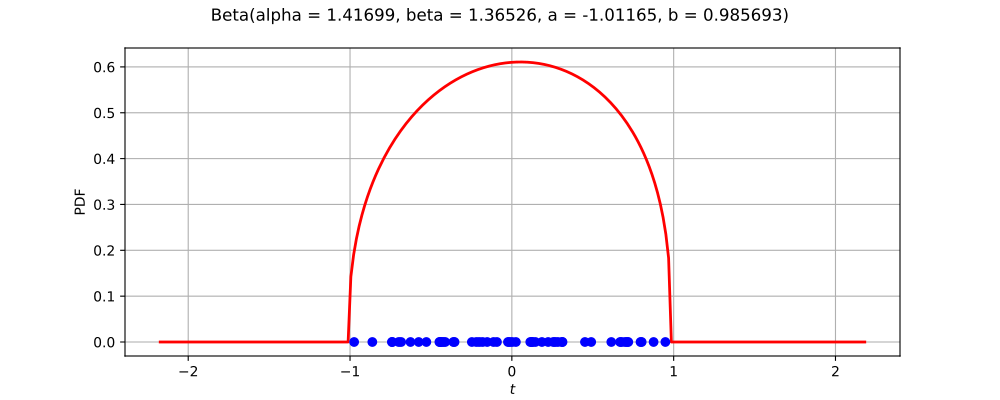

Here is the Python script that generated this plot:
import openturns as ot
from matplotlib import pyplot as plt
from openturns.viewer import View
ot.RandomGenerator.SetSeed(0)
factory = ot.BetaFactory()
ref = factory.build()
dimension = ref.getDimension()
if dimension <= 2:
    if dimension == 1:
        sample = ref.getSample(50)
        distribution = factory.build(sample)
        distribution.setDescription(['$t$'])
        pdf_graph = distribution.drawPDF(256)
        cloud = ot.Cloud(sample, ot.Sample(sample.getSize(), 1))
        cloud.setColor('blue')
        cloud.setPointStyle('fcircle')
        pdf_graph.add(cloud)
        pdf_graph.setTitle(str(distribution))
        fig = plt.figure(figsize=(10, 4))
        pdf_axis = fig.add_subplot(111)
        View(pdf_graph, figure=fig, axes=[pdf_axis], add_legend=False)
    else:
        sample = ref.getSample(500)
        distribution = factory.build(sample)
        distribution.setDescription(['$t_0$', '$t_1$'])
        pdf_graph = distribution.drawPDF([256]*2)
        cloud = ot.Cloud(sample)
        cloud.setColor('red')
        cloud.setPointStyle('fcircle')
        pdf_graph.add(cloud)
        pdf_graph.setTitle(str(distribution))
        fig = plt.figure(figsize=(10, 4))
        pdf_axis = fig.add_subplot(111)
        View(pdf_graph, figure=fig, axes=[pdf_axis], add_legend=False, square_axes=True)
